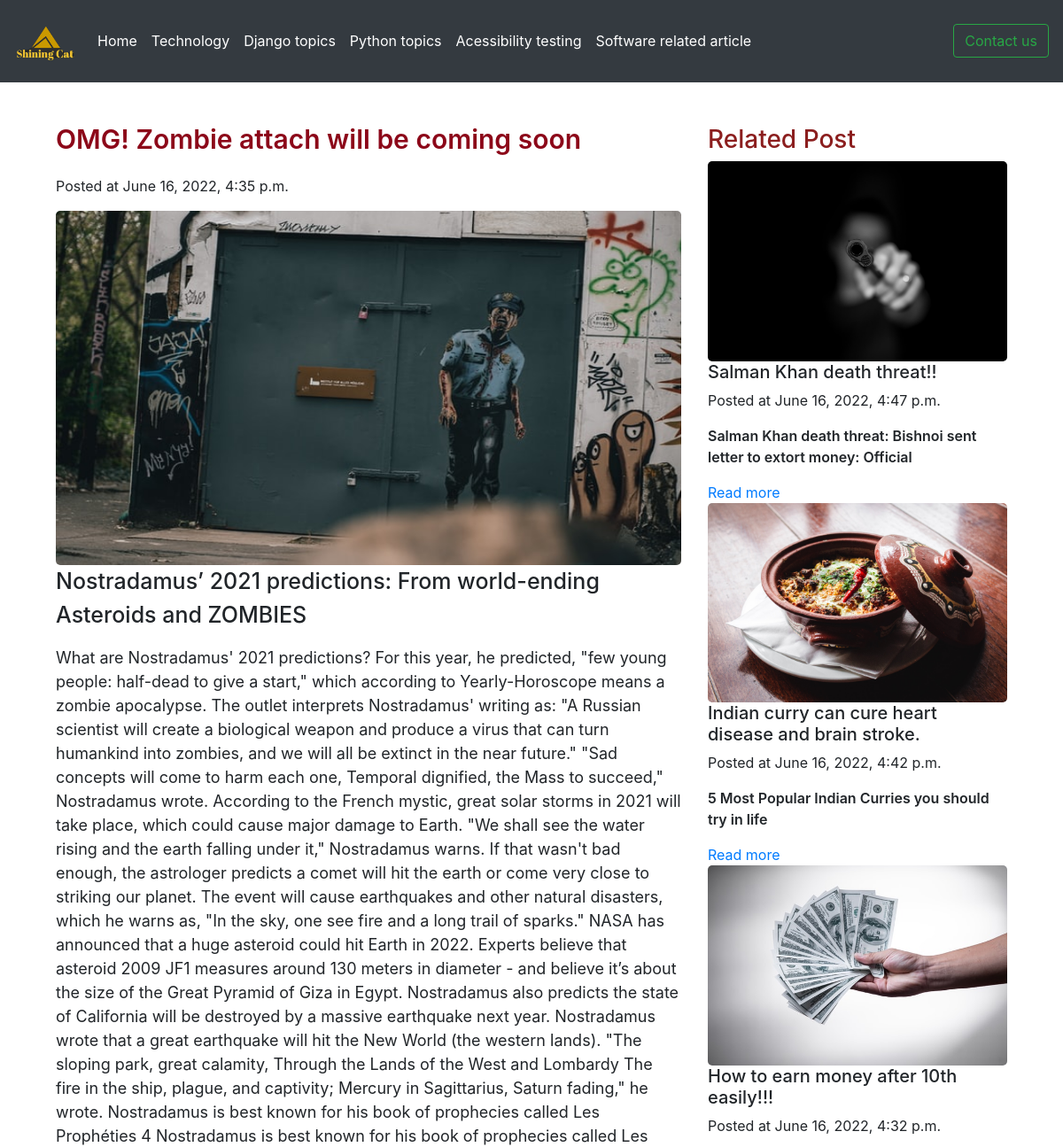
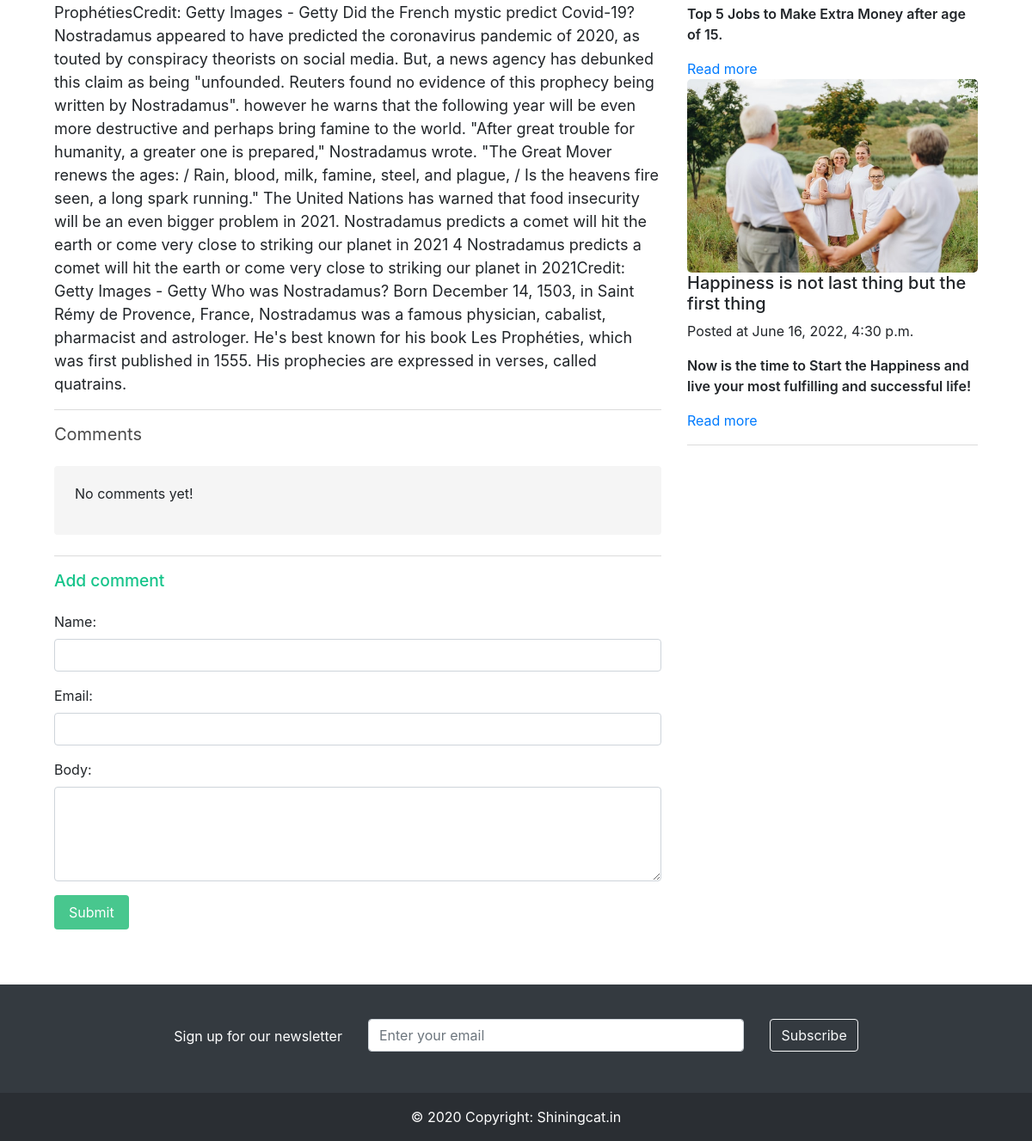
/see/Zombie_attack/, run on the app's committed database (2 pictures, top to bottom).
### blog/models.py (models this page shows)
class Post(models.Model):
    title = models.CharField(max_length=255)
    article_img = models.ImageField(upload_to=None, height_field=None, width_field=None, max_length=100,default="")
    field = models.CharField(max_length=50,default="")
    slug = models.SlugField()
    intro = models.TextField()
    body = models.TextField()
    date_added = models.DateTimeField(auto_now_add=True)
    class Meta:
        ordering = ['-date_added']

### blog/views.py (the view)
# urls.py: path('see/<slug:slug>/', post_detail, name='post_detail'),
def post_detail(request, slug):
    post = Post.objects.get(slug=slug)
    npost= Post.objects.all()[:5]
    if request.method == 'POST':
        form = CommentForm(request.POST)
        if form.is_valid():
            comment = form.save(commit=False)
            comment.post = post
            comment.save()
            return redirect('post_detail', slug=post.slug)
    else:
        form = CommentForm()
    return render(request, 'blog/post_detail.html', {'post': post, 'form': form,'npost':npost})

### blog/forms.py
class CommentForm(forms.ModelForm):
    class Meta:
        model = Comment
        fields = ['name', 'email', 'body']
        widgets={'name':forms.TextInput(attrs={'class':'form-control'}),
                'email': forms.EmailInput(attrs={'class':'form-control'}),
                'body': forms.Textarea(attrs={'class':'form-control','rows':4}),
                }

### blog/templates/blog/post_detail.html (shortened to what this page needs)
{% extends 'blog/base.html' %}
{% block content %}
<div class="row">
    <div class="col-sm-8">
    <h1 class="title headingcolor">{{ post.title }}</h1>
    <p class="headertext">Posted at {{ post.date_added }}</p>
    <img src="/media/{{post.article_img}}" alt="Avatar" class="imageheight" />
    <p class="introtext">{{ post.intro }}</h4>
    <p class="bodytext">{{ post.body }}</p>
    <hr>
    <h2 class="subtitle">Comments</h2>
    {% for comment in post.comments.all %}
        <article class="media">
            <div class="media-content">
                <div class="content">
                    <p>
                        <span class="commenttext">{{ comment.name }}</span> <small class="ffontdate">{{ comment.date_added }}</small>
                        <br>
                        {{ comment.body }}
                    </p>
                </div>
            </div>
        </article>
    {% empty %}
        <div class="notification">
            <p>No comments yet!</p>
        </div>
    {% endfor %}
    <hr>
    <h2 class="subtitle setcolor">Add comment</h2>
    <form method="post" action="." class="form-group">
        {{ form.as_p }}
        <div class="field">
            <div class="control">
                <button class="button is-success">Submit</button>
            </div>
        </div>
    </form>
</div>
<div class="col-sm-4">
    <h3 class="coloring">Related Post</h3>
    {% for po in npost %}
    {% if po.slug != post.slug %}
        <img src="/media/{{po.article_img}}" alt="Avatar" class="logo">
        <h5>{{ po.title }}</h5>
        <p class="textdate">Posted at {{ po.date_added }}</p>
        <p class="fontdate">{{ po.intro }}</p>
        <a href="{% url 'post_detail' po.slug %}">Read more</a>
            {%endif%}
    {% endfor %}
    <hr>
</div>
{% endblock %}

### staticfiles/main.css (style rules this page uses)
img { border-radius:5px; }
.headertext { font-size: medium; }
.coloring { color: rgb(139, 30, 30); }
.headingcolor { color: rgb(140, 7, 25); font-size: 30px; font-weight: 600; }
.setcolor { font-size: larger; color: rgb(21, 196, 138); font-weight: 500; }
.imageheight { width: 100%; height: 400px; }
.textdate { font-size: medium; }
.fontdate { font-size: medium; font-weight: 600; }
.bodytext { font-size: large; }
.introtext { font-size: 25px; font-weight: 500; }

### data on the page
Post: title "OMG! Zombie attach will be coming soon", date_added "June 16, 2022, 4:35 p.m.", article_img (picture), intro "Nostradamus’ 2021 predictions: From world-ending Asteroids and ZOMBIES", body "What are Nostradamus' 2021 predictions? For this year, he predicted, \"few young people: half-dead to give a start,\" which according to Yearly-Horoscope means a zombie apocalypse. The outlet interprets Nostradamus' writing as: \"A Russian scientist will create a biological weapon and produce a virus that can turn humankind into zombies, and we will all be extinct in the near future.\" \"Sad concepts will come to harm each one, Temporal dignified, the Mass to succeed,\" Nostradamus wrote. According to the French mystic, great solar storms in 2021 will take place, which could cause major damage to Earth. \"We shall see the water rising and the earth falling under it,\" Nostradamus warns. If that…"
Post: article_img (picture), title "Salman Khan death threat!!", date_added "June 16, 2022, 4:47 p.m.", intro "Salman Khan death threat: Bishnoi sent letter to extort money: Official"
Post: article_img (picture), title "Indian curry can cure heart disease and brain stroke.", date_added "June 16, 2022, 4:42 p.m.", intro "5 Most Popular Indian Curries you should try in life"
Post: article_img (picture), title "How to earn money after 10th easily!!!", date_added "June 16, 2022, 4:32 p.m.", intro "Top 5 Jobs to Make Extra Money after age of 15."
Post: article_img (picture), title "Happiness is not last thing but the first thing", date_added "June 16, 2022, 4:30 p.m.", intro "Now is the time to Start the Happiness and live your most fulfilling and successful life!"
